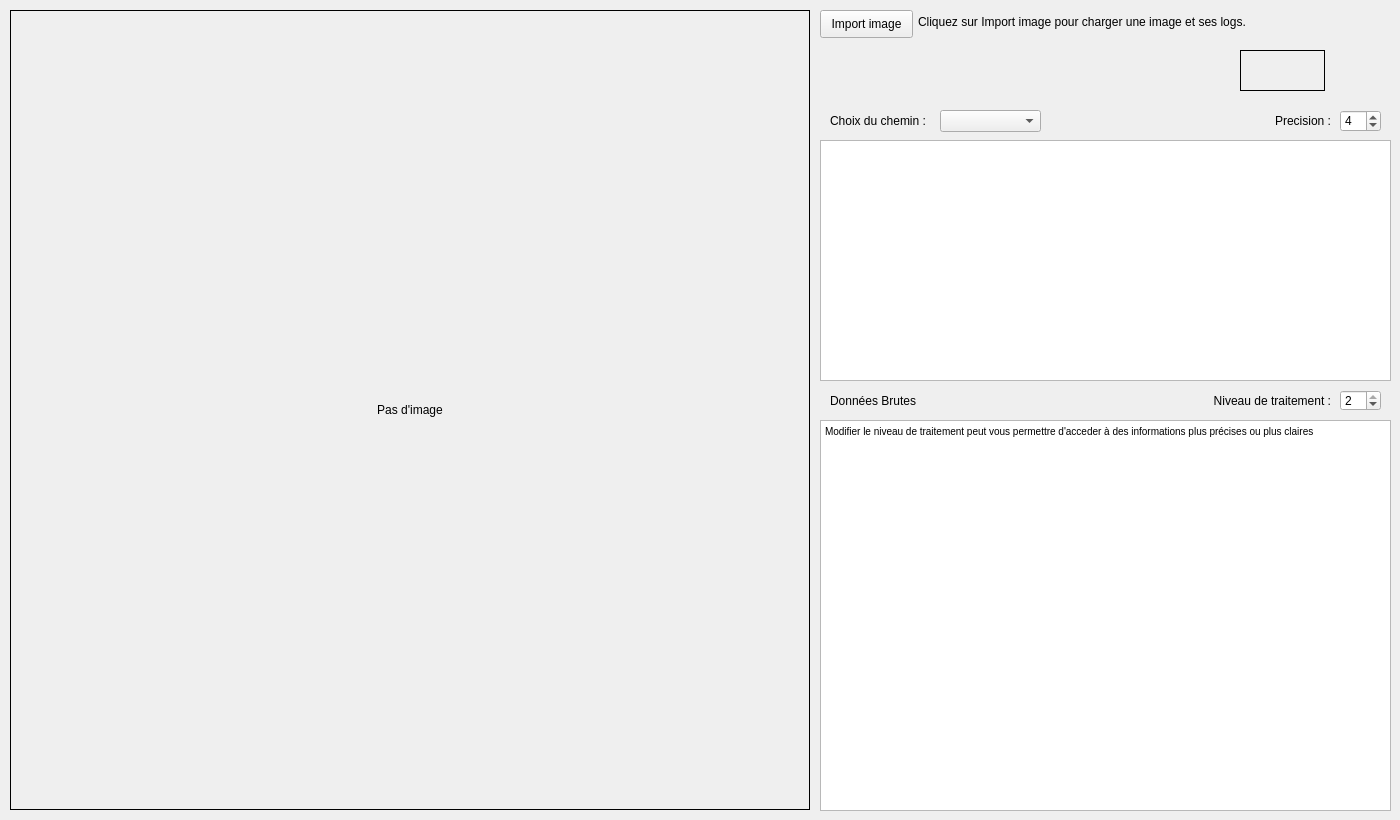
<?xml version="1.0" encoding="UTF-8"?>
<ui version="4.0">
 <class>MainWindow</class>
 <widget class="QMainWindow" name="MainWindow">
  <property name="enabled">
   <bool>true</bool>
  </property>
  <property name="geometry">
   <rect>
    <x>0</x>
    <y>0</y>
    <width>1400</width>
    <height>820</height>
   </rect>
  </property>
  <property name="sizePolicy">
   <sizepolicy hsizetype="Preferred" vsizetype="Preferred">
    <horstretch>0</horstretch>
    <verstretch>0</verstretch>
   </sizepolicy>
  </property>
  <property name="minimumSize">
   <size>
    <width>1400</width>
    <height>820</height>
   </size>
  </property>
  <property name="maximumSize">
   <size>
    <width>1400</width>
    <height>820</height>
   </size>
  </property>
  <property name="windowTitle">
   <string>Ray Viewer</string>
  </property>
  <widget class="QWidget" name="centralWidget">
   <widget class="QPushButton" name="butImg">
    <property name="geometry">
     <rect>
      <x>820</x>
      <y>10</y>
      <width>93</width>
      <height>28</height>
     </rect>
    </property>
    <property name="sizePolicy">
     <sizepolicy hsizetype="Maximum" vsizetype="Fixed">
      <horstretch>0</horstretch>
      <verstretch>0</verstretch>
     </sizepolicy>
    </property>
    <property name="text">
     <string>Import image</string>
    </property>
   </widget>
   <widget class="QLabel" name="loadedImg">
    <property name="geometry">
     <rect>
      <x>918</x>
      <y>6</y>
      <width>471</width>
      <height>31</height>
     </rect>
    </property>
    <property name="text">
     <string>Cliquez sur Import image pour charger une image et ses logs.</string>
    </property>
   </widget>
   <widget class="QLabel" name="pixLabel">
    <property name="geometry">
     <rect>
      <x>820</x>
      <y>50</y>
      <width>120</width>
      <height>41</height>
     </rect>
    </property>
    <property name="text">
     <string/>
    </property>
   </widget>
   <widget class="QTextBrowser" name="logLabel">
    <property name="geometry">
     <rect>
      <x>820</x>
      <y>420</y>
      <width>571</width>
      <height>391</height>
     </rect>
    </property>
    <property name="html">
     <string>&lt;!DOCTYPE HTML PUBLIC &quot;-//W3C//DTD HTML 4.0//EN&quot; &quot;http://www.w3.org/TR/REC-html40/strict.dtd&quot;&gt;
&lt;html&gt;&lt;head&gt;&lt;meta name=&quot;qrichtext&quot; content=&quot;1&quot; /&gt;&lt;style type=&quot;text/css&quot;&gt;
p, li { white-space: pre-wrap; }
&lt;/style&gt;&lt;/head&gt;&lt;body style=&quot; font-family:'MS Shell Dlg 2'; font-size:7.8pt; font-weight:400; font-style:normal;&quot;&gt;
&lt;p style=&quot; margin-top:0px; margin-bottom:0px; margin-left:0px; margin-right:0px; -qt-block-indent:0; text-indent:0px;&quot;&gt;Modifier le niveau de traitement peut vous permettre d'acceder à des informations plus précises ou plus claires&lt;/p&gt;&lt;/body&gt;&lt;/html&gt;</string>
    </property>
   </widget>
   <widget class="MouseLabel" name="imgLabel">
    <property name="geometry">
     <rect>
      <x>10</x>
      <y>10</y>
      <width>800</width>
      <height>800</height>
     </rect>
    </property>
    <property name="cursor">
     <cursorShape>CrossCursor</cursorShape>
    </property>
    <property name="mouseTracking">
     <bool>true</bool>
    </property>
    <property name="frameShape">
     <enum>QFrame::Box</enum>
    </property>
    <property name="lineWidth">
     <number>1</number>
    </property>
    <property name="text">
     <string>Pas d'image</string>
    </property>
    <property name="alignment">
     <set>Qt::AlignCenter</set>
    </property>
   </widget>
   <widget class="QLabel" name="ColorLabel">
    <property name="geometry">
     <rect>
      <x>940</x>
      <y>50</y>
      <width>271</width>
      <height>41</height>
     </rect>
    </property>
    <property name="text">
     <string/>
    </property>
   </widget>
   <widget class="QLabel" name="COLORBG">
    <property name="geometry">
     <rect>
      <x>1240</x>
      <y>50</y>
      <width>85</width>
      <height>41</height>
     </rect>
    </property>
    <property name="autoFillBackground">
     <bool>true</bool>
    </property>
    <property name="frameShape">
     <enum>QFrame::Box</enum>
    </property>
    <property name="text">
     <string/>
    </property>
   </widget>
   <widget class="QLabel" name="PrecisionLabel">
    <property name="geometry">
     <rect>
      <x>1260</x>
      <y>110</y>
      <width>71</width>
      <height>21</height>
     </rect>
    </property>
    <property name="text">
     <string>Precision :</string>
    </property>
    <property name="alignment">
     <set>Qt::AlignRight|Qt::AlignTrailing|Qt::AlignVCenter</set>
    </property>
   </widget>
   <widget class="QLabel" name="RawLabel">
    <property name="geometry">
     <rect>
      <x>830</x>
      <y>391</y>
      <width>91</width>
      <height>20</height>
     </rect>
    </property>
    <property name="text">
     <string>Données Brutes</string>
    </property>
   </widget>
   <widget class="QLabel" name="RawLevelLabel">
    <property name="geometry">
     <rect>
      <x>1190</x>
      <y>390</y>
      <width>141</width>
      <height>21</height>
     </rect>
    </property>
    <property name="text">
     <string>Niveau de traitement :</string>
    </property>
    <property name="alignment">
     <set>Qt::AlignRight|Qt::AlignTrailing|Qt::AlignVCenter</set>
    </property>
   </widget>
   <widget class="QSpinBox" name="precisionSpin">
    <property name="geometry">
     <rect>
      <x>1340</x>
      <y>110</y>
      <width>41</width>
      <height>22</height>
     </rect>
    </property>
    <property name="minimum">
     <number>1</number>
    </property>
    <property name="maximum">
     <number>7</number>
    </property>
    <property name="value">
     <number>4</number>
    </property>
   </widget>
   <widget class="QSpinBox" name="rawLevelSpin">
    <property name="geometry">
     <rect>
      <x>1340</x>
      <y>390</y>
      <width>41</width>
      <height>21</height>
     </rect>
    </property>
    <property name="maximum">
     <number>2</number>
    </property>
    <property name="value">
     <number>2</number>
    </property>
   </widget>
   <widget class="QComboBox" name="pathPicker">
    <property name="geometry">
     <rect>
      <x>940</x>
      <y>110</y>
      <width>101</width>
      <height>22</height>
     </rect>
    </property>
   </widget>
   <widget class="QLabel" name="tableLabel">
    <property name="geometry">
     <rect>
      <x>830</x>
      <y>110</y>
      <width>111</width>
      <height>21</height>
     </rect>
    </property>
    <property name="text">
     <string>Choix du chemin :</string>
    </property>
   </widget>
   <widget class="QLabel" name="labelMousePos">
    <property name="geometry">
     <rect>
      <x>0</x>
      <y>0</y>
      <width>0</width>
      <height>12</height>
     </rect>
    </property>
    <property name="cursor">
     <cursorShape>CrossCursor</cursorShape>
    </property>
    <property name="styleSheet">
     <string notr="true">background-color: rgba(255, 255, 255, 100)</string>
    </property>
    <property name="text">
     <string/>
    </property>
   </widget>
   <widget class="QTableView" name="DataTable">
    <property name="geometry">
     <rect>
      <x>820</x>
      <y>140</y>
      <width>571</width>
      <height>241</height>
     </rect>
    </property>
    <property name="styleSheet">
     <string notr="true">QHeaderView::section { background-color:lightgray }</string>
    </property>
   </widget>
   <zorder>butImg</zorder>
   <zorder>loadedImg</zorder>
   <zorder>pixLabel</zorder>
   <zorder>logLabel</zorder>
   <zorder>imgLabel</zorder>
   <zorder>ColorLabel</zorder>
   <zorder>COLORBG</zorder>
   <zorder>PrecisionLabel</zorder>
   <zorder>RawLabel</zorder>
   <zorder>RawLevelLabel</zorder>
   <zorder>precisionSpin</zorder>
   <zorder>rawLevelSpin</zorder>
   <zorder>pathPicker</zorder>
   <zorder>tableLabel</zorder>
   <zorder>DataTable</zorder>
   <zorder>labelMousePos</zorder>
  </widget>
 </widget>
 <layoutdefault spacing="6" margin="11"/>
 <customwidgets>
  <customwidget>
   <class>MouseLabel</class>
   <extends>QLabel</extends>
   <header location="global">mouselabel.h</header>
  </customwidget>
 </customwidgets>
 <resources/>
 <connections/>
</ui>
